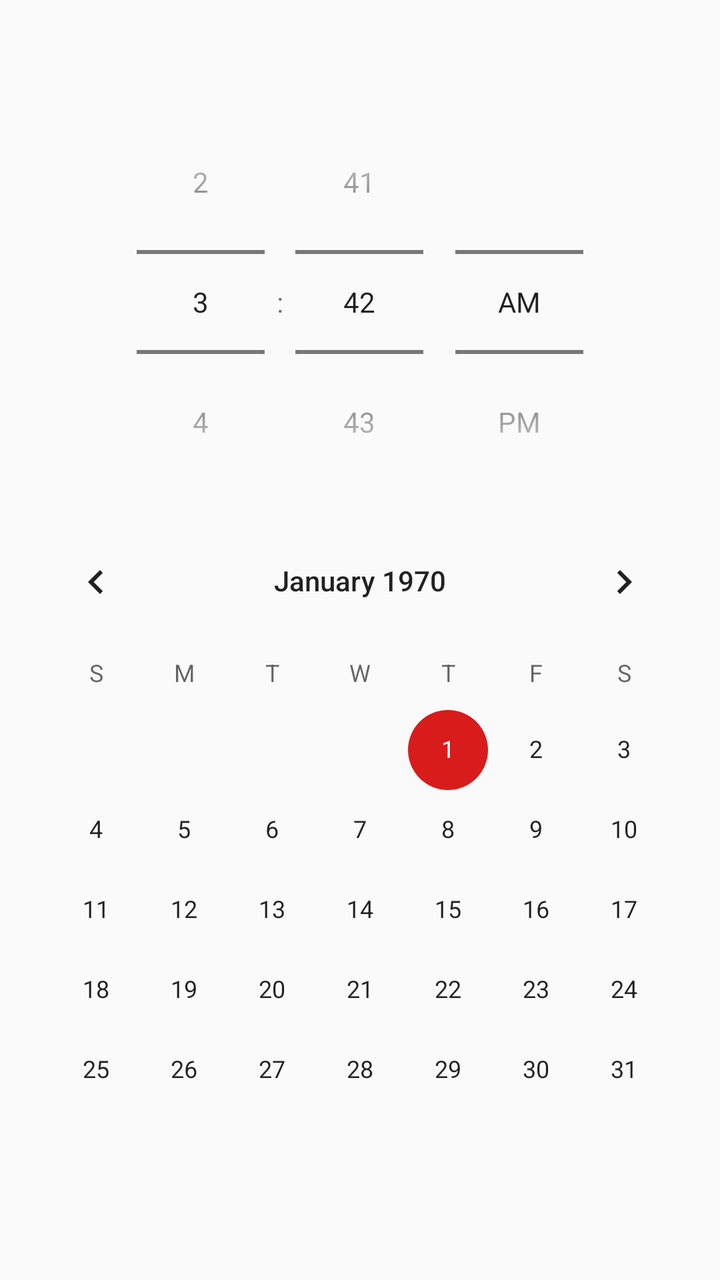
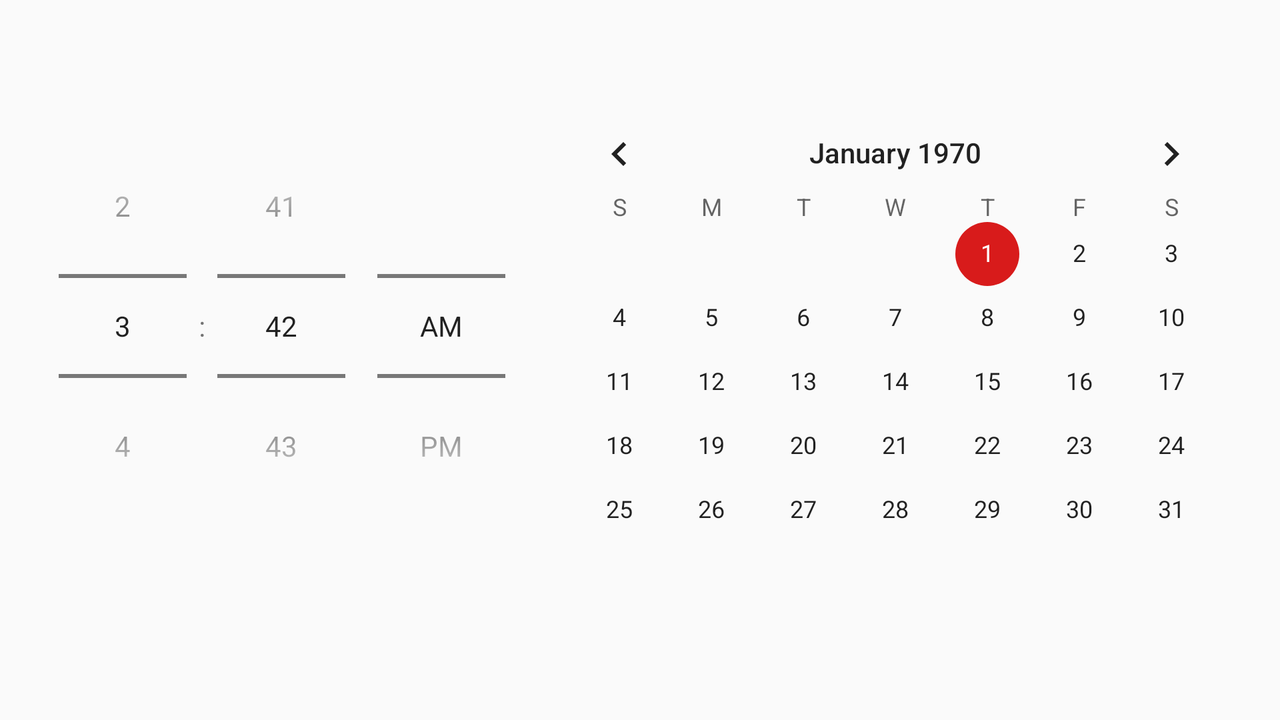

Two renders of one Android screen. The first uses the default layout on a phone; the second uses the alternative layout the repository ships for a different screen configuration, on a matching device. The two XML files are below.
<!-- AndroidManifest.xml: application theme AppTheme -->
<!-- res/layout/fragment_add_meeting_date_hour.xml -->
<?xml version="1.0" encoding="utf-8"?>
<ScrollView android:layout_height="match_parent"
    android:layout_width="match_parent"
    xmlns:android="http://schemas.android.com/apk/res/android">

    <LinearLayout
        android:layout_height="wrap_content"
        android:id="@+id/listDateHour"
        android:orientation="vertical"
        android:layout_gravity="center_vertical"
        android:layout_width="match_parent">

        <RelativeLayout
            android:layout_width="match_parent"
            android:layout_height="wrap_content">

            <TimePicker
                android:id="@+id/timePicker"
                android:layout_width="wrap_content"
                android:layout_centerHorizontal="true"
                android:timePickerMode="spinner"
                android:layout_height="wrap_content" />
        </RelativeLayout>

        <RelativeLayout
            android:layout_height="wrap_content"
            android:layout_width="match_parent">
            <CalendarView
                android:layout_centerHorizontal="true"
                android:id="@+id/calendar_meeting"
                android:layout_width="wrap_content"
                android:layout_height="wrap_content" />
        </RelativeLayout>


    </LinearLayout>

</ScrollView>
<!-- resources referenced by this layout -->
<resources>
  <!-- from res/values-hdpi/ -->
  <style name="AppTheme" parent="Theme.AppCompat.Light.DarkActionBar">
          
          <item name="colorPrimary">@color/colorPrimary</item>
          <item name="colorPrimaryDark">@color/colorPrimaryDark</item>
          <item name="colorAccent">@color/colorAccent</item>
          <item name="android:actionOverflowButtonStyle">@style/MyActionButtonOverflow</item>
      </style>
  <!-- from res/values-hdpi/ -->
  <color name="colorPrimary">#279DE4</color>
  <!-- from res/values-hdpi/ -->
  <color name="colorPrimaryDark">#0062B6</color>
  <!-- from res/values-hdpi/ -->
  <color name="colorAccent">#D81B1B</color>
  <!-- from res/values-hdpi/ -->
  <style name="MyActionButtonOverflow" parent="android:style/Widget.Holo.Light.ActionButton.Overflow">
          <item name="android:src">@drawable/ic_filter_list_24px</item>
          <item name="android:background">?android:attr/actionBarItemBackground</item>
          <item name="android:contentDescription">"Lala"</item>
      </style>
  <!-- drawable ic_filter_list_24px (drawable-sw600dp) -->
  <vector xmlns:android="http://schemas.android.com/apk/res/android"
      android:width="48dp"
      android:height="48dp"
      android:viewportWidth="24"
      android:viewportHeight="24">
    <path
        android:fillColor="#FFFFFF"
        android:pathData="M10,18h4v-2h-4v2zM3,6v2h18L21,6L3,6zM6,13h12v-2L6,11v2z"/>
  </vector>
</resources>
<!-- res/layout-land/fragment_add_meeting_date_hour.xml (the repository's variant of the layout above) -->
<!-- drawn on the phone turned sideways -->
<?xml version="1.0" encoding="utf-8"?>
<ScrollView android:layout_height="match_parent"
    android:layout_width="match_parent"
    xmlns:android="http://schemas.android.com/apk/res/android">

    <LinearLayout
        android:layout_height="wrap_content"
        android:id="@+id/listDateHour"
        android:orientation="horizontal"
        android:layout_gravity="center_vertical"
        android:gravity="center_horizontal"
        android:layout_width="match_parent">

        <RelativeLayout
            android:layout_width="wrap_content"
            android:layout_height="wrap_content">

            <TimePicker
                android:id="@+id/timePicker"
                android:layout_width="wrap_content"
                android:layout_centerHorizontal="true"
                android:timePickerMode="spinner"
                android:layout_height="wrap_content" />
        </RelativeLayout>

        <RelativeLayout
            android:layout_gravity="center_horizontal"
            android:layout_height="wrap_content"
            android:layout_width="wrap_content">
            <CalendarView
                android:layout_centerHorizontal="true"
                android:id="@+id/calendar_meeting"
                android:layout_width="wrap_content"
                android:layout_height="wrap_content" />
        </RelativeLayout>


    </LinearLayout>

</ScrollView>
